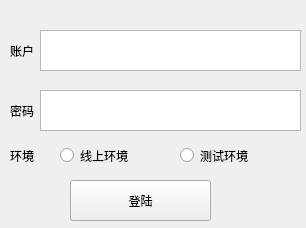
<?xml version="1.0" encoding="UTF-8"?>
<ui version="4.0">
 <class>Form</class>
 <widget class="QWidget" name="Form">
  <property name="geometry">
   <rect>
    <x>0</x>
    <y>0</y>
    <width>306</width>
    <height>228</height>
   </rect>
  </property>
  <property name="contextMenuPolicy">
   <enum>Qt::NoContextMenu</enum>
  </property>
  <property name="windowTitle">
   <string>Form</string>
  </property>
  <widget class="QLabel" name="label">
   <property name="geometry">
    <rect>
     <x>-60</x>
     <y>-10</y>
     <width>1440</width>
     <height>1080</height>
    </rect>
   </property>
   <property name="text">
    <string/>
   </property>
   <property name="pixmap">
    <pixmap>../img/bg.jpg</pixmap>
   </property>
  </widget>
  <widget class="QLabel" name="label_2">
   <property name="geometry">
    <rect>
     <x>10</x>
     <y>30</y>
     <width>51</width>
     <height>41</height>
    </rect>
   </property>
   <property name="text">
    <string>账户</string>
   </property>
  </widget>
  <widget class="QLabel" name="label_3">
   <property name="geometry">
    <rect>
     <x>10</x>
     <y>90</y>
     <width>31</width>
     <height>41</height>
    </rect>
   </property>
   <property name="text">
    <string>密码</string>
   </property>
  </widget>
  <widget class="QPushButton" name="pushButton">
   <property name="geometry">
    <rect>
     <x>70</x>
     <y>180</y>
     <width>141</width>
     <height>41</height>
    </rect>
   </property>
   <property name="text">
    <string>登陆</string>
   </property>
  </widget>
  <widget class="QTextEdit" name="textEdit">
   <property name="geometry">
    <rect>
     <x>40</x>
     <y>30</y>
     <width>261</width>
     <height>41</height>
    </rect>
   </property>
  </widget>
  <widget class="QTextEdit" name="textEdit_2">
   <property name="geometry">
    <rect>
     <x>40</x>
     <y>90</y>
     <width>261</width>
     <height>41</height>
    </rect>
   </property>
  </widget>
  <widget class="QRadioButton" name="radioButton">
   <property name="geometry">
    <rect>
     <x>60</x>
     <y>140</y>
     <width>89</width>
     <height>31</height>
    </rect>
   </property>
   <property name="text">
    <string>线上环境</string>
   </property>
  </widget>
  <widget class="QRadioButton" name="radioButton_2">
   <property name="geometry">
    <rect>
     <x>180</x>
     <y>140</y>
     <width>89</width>
     <height>31</height>
    </rect>
   </property>
   <property name="text">
    <string>测试环境</string>
   </property>
  </widget>
  <widget class="QLabel" name="label_4">
   <property name="geometry">
    <rect>
     <x>10</x>
     <y>130</y>
     <width>31</width>
     <height>51</height>
    </rect>
   </property>
   <property name="text">
    <string>环境</string>
   </property>
  </widget>
  <zorder>horizontalLayoutWidget</zorder>
  <zorder>label</zorder>
  <zorder>label_2</zorder>
  <zorder>label_3</zorder>
  <zorder>pushButton</zorder>
  <zorder>textEdit</zorder>
  <zorder>textEdit_2</zorder>
  <zorder>radioButton</zorder>
  <zorder>radioButton_2</zorder>
  <zorder>label_4</zorder>
 </widget>
 <resources/>
 <connections/>
</ui>
